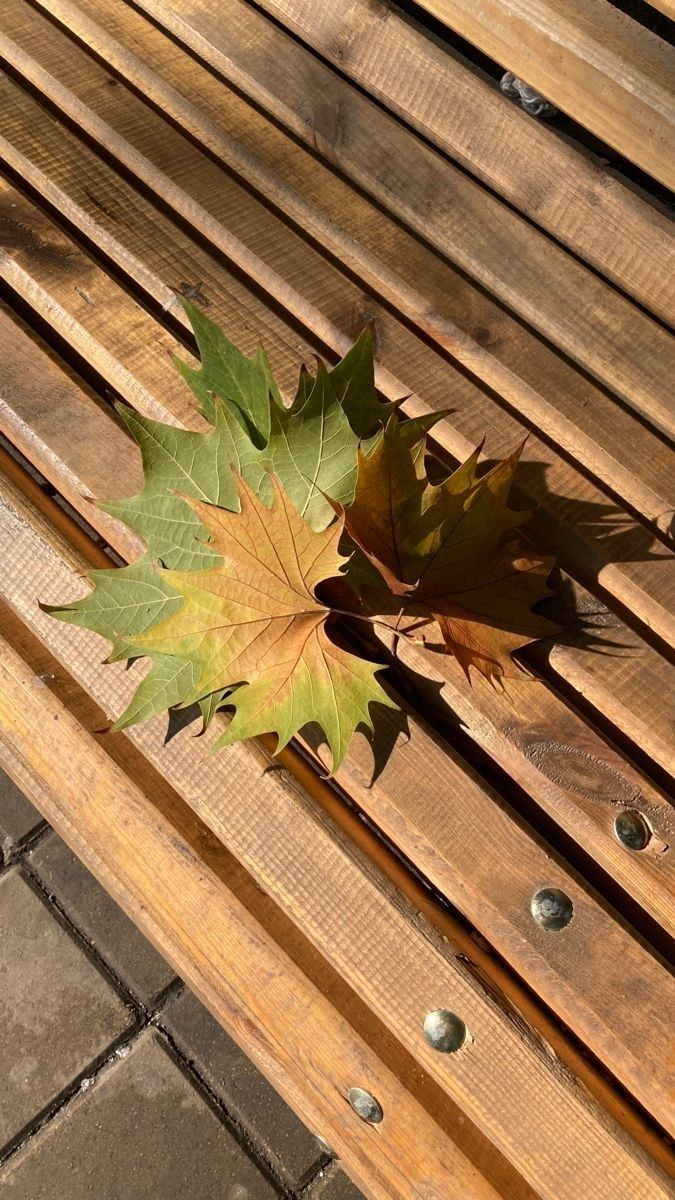
#> input picture download.jpeg, 675 x 1200 px
$ python 10.py
#> lines starting #> are read from the running program, lines starting #| are printed output that depends on the picture; after the words box and inside, x2 and y2 are one past the last pixel; in counts of white or black regions, pixels touching at a corner belong together
import cv2

image = cv2.imread("download.jpeg")
#> image is the input picture: shape (1200, 675, 3); mean B, G, R 73.2, 113.3, 150.9


if image is None:
    print("Image is Not Loaded")


else:

    print("Image Loaded Succesfully")

    pt1 =(50,100)

    pt2 = (100,200)

    color  =(255,0,0)

    thickness = 4

    cv2.line(image ,pt1 ,pt2 ,color ,thickness)
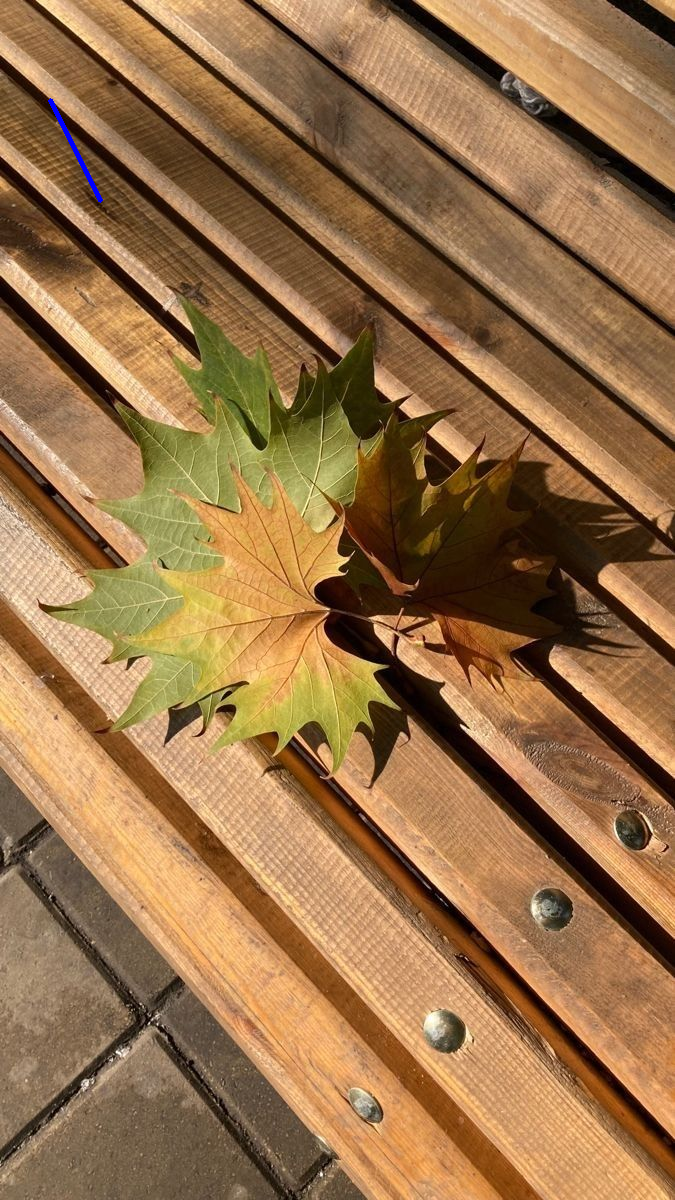
#> image: shape (1200, 675, 3); 0.07% of pixels changed, all inside (x1, y1, x2, y2) = (48, 98, 103, 203)

    cv2.imshow("Image With Line",image)
    cv2.waitKey(0)
    cv2.destroyAllWindows
